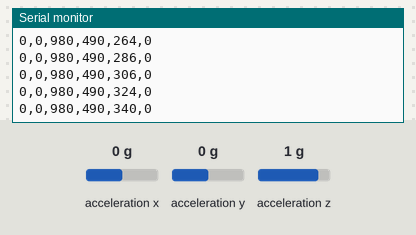
A sketch run on a simulated Arduino Uno, built with avr-gcc and run on an emulated ATmega328P. On the bench: the last lines printed to the serial monitor. The inputs (shaded band) are chosen by the test bench; at power-on: acceleration z 1 g, acceleration x 0 g, acceleration y 0 g.

Above: at 1.2 s.
1.3 s: acceleration z set to -1.4 g
At 1.3 s:
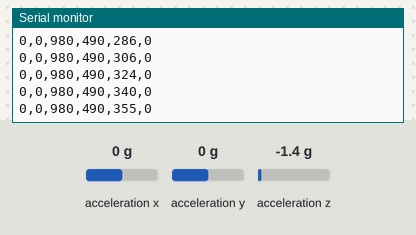
4.3 s: acceleration x set to -0.8 g
At 4.3 s:
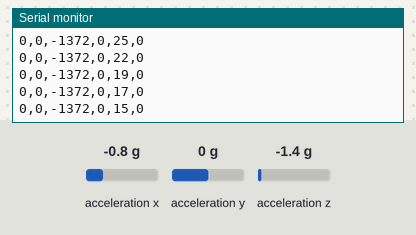
7.3 s: acceleration y set to -1.4 g
At 7.3 s:
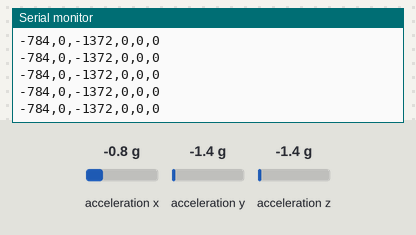
Timing chart, 0 to 10.3 s (numbered marks = the images above; inputs shaded):
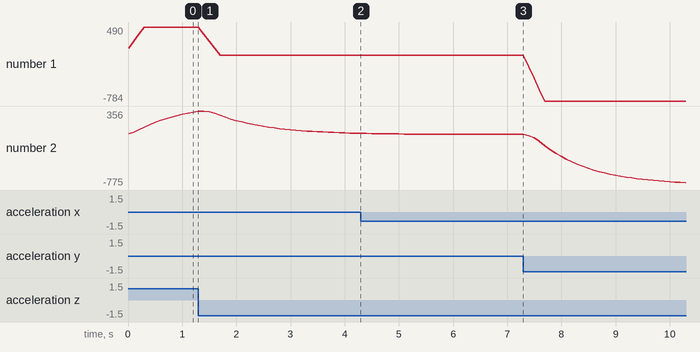

Measured:
- plotted number 2: 355 → 15 after the input at 1.3 s, 0 → -775 after the input at 7.3 s

The sketch:

MMA_Test.ino
```cpp
#include <Wire.h>
#include <Adafruit_MMA8451.h>
#include <Adafruit_Sensor.h>

/* Define peripherals */
Adafruit_MMA8451 mma = Adafruit_MMA8451();
sensors_event_t event;
int x, y, z;

/* Define constants */
#define TIMEOUT 60000
#define BRATE 300
#define RATE 100
#define TSTEP 500
#define RSTEP 4
#define WEIGHT 10

/* Define variables */
int threshold = 0;
int steps = 0;
int param;

/* Define timers */
long lastStep, frameStart;

/* Define parameter variables */
int frames = 0;
int ox, oy, oz, sx, sy, sz;

void setup(void) {
  Serial.begin(9600);

  /* Initialize sensor */
  if (!mma.begin()) {
    Serial.println("Error");
    while (1);
  }

  /* Set parameters and default */
  mma.setRange(MMA8451_RANGE_4_G);

  /* Initialize output as csv compliant */
  Serial.println("X,Y,Z,A,T,S");
}

void loop() {
  frames++; frameStart = millis();

  /* Read from the sensor */
  mma.read(); mma.getEvent(&event);
  x = 100*event.acceleration.x;
  y = 100*event.acceleration.y;
  z = 100*event.acceleration.z;

  /* Set orientation baseline */
  if (frames % BRATE == 1) {
    ox = (ox + x)/2; oy = (oy + y)/2; oz = (oz + z)/2;
  }

  /* Obtain my value */
  int param = getParameter();
  steps += 2*isStep(param);

  /* Adapt threshold */
  threshold = ((WEIGHT - 1) * threshold + param) / WEIGHT;

  /* Output */
  serialOut(param);

  /* Timeout */
  if (millis() > long(TIMEOUT)) {
    while (1);
  }
  else {
    delay(RATE - (millis() - frameStart));
  }
}

int oldParam = 0; int stepsSinceReset;
int isStep(int param) {
  int flag;

  /* Detect step */
  if (param <= threshold && oldParam > threshold) {
    flag = 1;
    /* Verify Integrity of Step */
    if ((millis() - lastStep) < long(TSTEP)) {
      /* Reset thresholding */
      sx = 0; sy = 0; sz = 0;
      ox = x; oy = y; oz = z;
      stepsSinceReset = 0;
      threshold = 0;
    }
    else {
      stepsSinceReset++;
    }
    lastStep = millis();
  }
  else {
    flag = 0;
  }
  oldParam = param;

  /* Determine if data is reliable to publish */
  if (stepsSinceReset < int(RSTEP)) {
    return 0;
  }
  else if (stepsSinceReset == int(RSTEP)) {
    return int(RSTEP)*int(flag);
  }
  else {
    return flag;
  }
}

int op[] = {0, 0, 0, 0};
int getParameter() {
  /* Cycle through moving averager */
  op[0] = op[1]; op[1] = op[2]; op[2] = op[3];

  /* Update sum parameter */
  sx += x - ox; sy += y - oy; sz += z - oz;

  /* Update old values */
  ox = x; oy = y; oz = z;

  /* Determine parameter */
  op[3] = sy;
  if (op[3] < sx) {
    op[3] = sx;
  }
  if (op[3] < sz) {
    op[3] = sz;
  }

  /* Return moving average */
  return (op[0] + op[1] + op[2] + op[3])/4;
}

void serialOut(int a) {
  Serial.print(x); Serial.print(",");
  Serial.print(y); Serial.print(",");
  Serial.print(z); Serial.print(",");
  Serial.print(a); Serial.print(",");
  Serial.print(threshold); Serial.print(",");
  Serial.print(steps); Serial.println();
}
```
